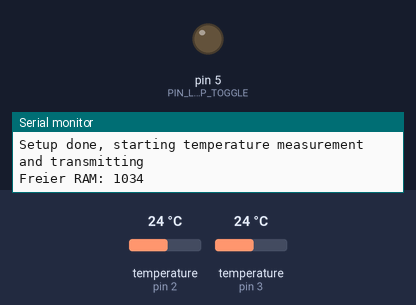
A sketch run on a simulated Arduino Uno, built for the host (arithmetic inside an expression is 32-bit, double 64-bit). Shown: output pins drawn as LEDs (lit = HIGH), the last lines printed to the serial monitor. Dashed ring = blinking. Inputs (shaded band) come from the test bench; at power-on: temperature (sensors on pin 2, pin 3) 24 °C. WiFi joins after 1.5 s; servers stay silent unless stated; uploads are accepted with an empty reply.

Above: at 9.1 s.
At 11.1 s:
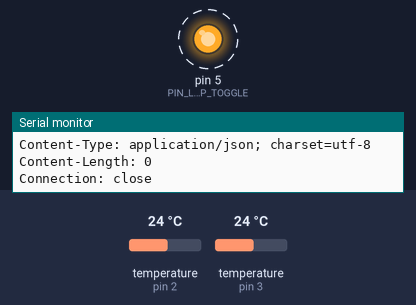
Timing chart, 0 to 12.3 s (numbered marks = the images above):
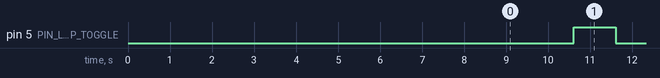

Measured:
- by itself, pin 5 (PIN_LED_LOOP_TOGGLE): alternates HIGH for 1.0 s and LOW for 1.0 s

The sketch:

hsm.ino
```cpp
/*
 * HSM - Heating System Monitoring
 * -------------------------------
 *
 * for Arduino Uno with DS18B20 temperature sensors
 *
 * Version 1.6
 * Author: Rainer Faller (www.rainer-faller.de)
 * Created: 17/MAY/2014
 * Last Update: 26/MAR/2026
 *
 * Supports Two 1-Wire Buses for temperature measurement
 * Supports water leak level alarm
 *
 * Time measurement is done by counting loops, which is not really accurate at all.
 *
 * Update V 1.4: Includes a water leak detection
 * Update V 1.5: Includes a second water leak detection
 * Update V 1.6: Use local PI, single transmits instead of bulk.
 */

// Includes
#include <OneWire.h>
#include <DallasTemperature.h>
#include <stdlib.h>
#include <Ethernet.h>
#include <avr/wdt.h>

// ************************
// Individual Parameters
// ************************
      byte      MAC_OF_ARDUINO_BOARD[] = { 0x90, 0xA2, 0xDA, 0x0E, 0xC8, 0x42 };
const IPAddress ARDUINO_CLIENT_IP (192,168,0,177);
const char      TARGET_SERVER[] = "192.168.0.46";

// ************************
// Board Setup (Pin#)
// ************************

#define ONE_WIRE_BUS_1      2
#define ONE_WIRE_BUS_2      3
#define PIN_LED_LOOP_TOGGLE 5

// sum of both 1-WireBuses
#define MAX_SENSORS         13

typedef struct
{
  byte address[8];
  int bus_no;
} SENSOR_ADDRESS;


// ************************
// Generic Parameters
// ************************
const int       ONE_SECOND = 1000;
const int       SERVER_RESPONSE_TIMEOUT_MS = 5000;
const byte      NO_SENSOR_CONNECTED[8] = {0,0,0,0,0,0,0,0};
const int       NUMBER_OF_LOOPS_UNTIL_NEXT_MEASUREMENT = 120;

// ************************
// Singletons
// ************************
OneWire oneWireBus1( ONE_WIRE_BUS_1 );
OneWire oneWireBus2( ONE_WIRE_BUS_2 );
DallasTemperature temperatureSensors1( &oneWireBus1 );
DallasTemperature temperatureSensors2( &oneWireBus2 );

// ************************
// Global variables
// ************************
SENSOR_ADDRESS connected_sensor_ids[MAX_SENSORS];
// stores temperature value * 100
int            measurement_values[MAX_SENSORS];
int            number_of_connected_sensors;
int            loop_counter_until_next_measurement;
char           tempAddr[40];
EthernetClient client;
// state of the connection last time through the main loop
boolean        lastConnected = false;
int            last_http_status = -1;
unsigned int   consecutive_send_failures = 0;
unsigned long  successful_send_count = 0;
unsigned long  failed_send_count = 0;
byte           last_reset_cause = 0;


char toHexChar(byte v)
{
  return (v < 10) ? ('0' + v) : ('A' + (v - 10));
}

int jsonPayloadLength()
{
  int len = 17 + 2; // {"measurements":[ + ]}

  for (int s = 0; s < number_of_connected_sensors; s++)
  {
    if (s != 0)
    {
      len += 1; // comma between measurement objects
    }

    char addrBuf[40];
    char tempBuf[12];
    sensorAddressToString(addrBuf, connected_sensor_ids[s].address);
    itoa(measurement_values[s], tempBuf, 10);
    len += 35; // {"sensorAddress":" + ","temperature": + }
    len += strlen(addrBuf);
    len += strlen(tempBuf);
  }
  return len;
}


extern unsigned int __heap_start;
extern void *__brkval;
int freeMemory() {
  int free_memory;
  if ((int)__brkval == 0) {
    free_memory = ((int)&free_memory) - ((int)&__heap_start);
  } else {
    free_memory = ((int)&free_memory) - ((int)__brkval);
  }
  return free_memory;
}

void setup()
{
  last_reset_cause = MCUSR;
  MCUSR = 0;

  // wait a second for arduino to startup
  delay(ONE_SECOND);

  Serial.begin(9600);
  Serial.println("HSM - System restart done");

  pinMode(PIN_LED_LOOP_TOGGLE, OUTPUT);

  delay(2*ONE_SECOND);

  // Initialize Network Connection
  initializeNetworkConnection();

  // Initialize dallas temperature library
  temperatureSensors1.begin();
  temperatureSensors2.begin();

  searchConnectedSensors();
  delay(2*ONE_SECOND);
  printConnectedSensors();

  loop_counter_until_next_measurement = NUMBER_OF_LOOPS_UNTIL_NEXT_MEASUREMENT;

  // Restart the MCU automatically if main loop gets stuck.
  wdt_enable(WDTO_8S);

  Serial.println();
  Serial.println("Setup done, starting temperature measurement and transmitting");
}

void loop()
{
  wdt_reset();

  int dhcpStatus = Ethernet.maintain();
  if (dhcpStatus == 1 || dhcpStatus == 3)
  {
    Serial.println("DHCP lease refresh failed, reinitializing network...");
    initializeNetworkConnection();
  }

  // if there's incoming data from the net connection.
  // send it out the serial port.  This is for debugging
  // purposes only:
  while (client.available())
  {
    char c = client.read();
    Serial.print(c);
  }

  // if there's no net connection, but there was one last time
  // through the loop, then stop the client:
  if (!client.connected() && lastConnected) {
    Serial.println();
    Serial.println("disconnecting.");
    client.stop();
  }

  // measure temperature
  if ( loop_counter_until_next_measurement >= NUMBER_OF_LOOPS_UNTIL_NEXT_MEASUREMENT )
  {
     Serial.print("Freier RAM: ");
     Serial.println(freeMemory());
     measureTemperature();
     sendToServer();
     loop_counter_until_next_measurement = 0;
  }

  // store the state of the connection for next time through the loop:
  lastConnected = client.connected();

  if ( digitalRead(PIN_LED_LOOP_TOGGLE) == HIGH )
  {
    digitalWrite(PIN_LED_LOOP_TOGGLE, LOW);
  }
  else
  {
    digitalWrite(PIN_LED_LOOP_TOGGLE, HIGH);
  }
  delay(ONE_SECOND);
  wdt_reset();

  loop_counter_until_next_measurement++;
}

void initializeNetworkConnection()
{
  // start the Ethernet connection:
  if (Ethernet.begin(MAC_OF_ARDUINO_BOARD) == 0)
  {
    Serial.println("Failed to configure Ethernet using DHCP. Trying static IP");
    // no point in carrying on, so do nothing forevermore:
    // try to congifure using IP address instead of DHCP:
    Ethernet.begin(MAC_OF_ARDUINO_BOARD, ARDUINO_CLIENT_IP);
  }
   // give the Ethernet shield a second to initialize:
  delay(ONE_SECOND);

  Serial.print("Connected with client IP address: ");
  Serial.println(Ethernet.localIP());
  Serial.println();
}

/**
 * adds all addresses of the connected sensors to the global list 'connected_sensor_ids'.
 * The number of sensors connected is stored in the global variable 'number_of_connected_sensors'
 */
void searchConnectedSensors()
{
  number_of_connected_sensors=0;
  searchConnectedSensorsOnBus(oneWireBus1, 1);
  searchConnectedSensorsOnBus(oneWireBus2, 2);
}

void searchConnectedSensorsOnBus(OneWire &oneWireBus, int busNo)
{
  byte current_addr[8];
  while(oneWireBus.search(current_addr))
  {
    if ( OneWire::crc8( current_addr, 7) != current_addr[7])
    {
      Serial.print("CRC of sensor with id ");
      Serial.print(sensorAddressToString(tempAddr, current_addr));
      Serial.println(" is not valid ");
    }
    else
    {
      if (number_of_connected_sensors >= MAX_SENSORS)
      {
        Serial.println("Too many sensors found. Ignoring additional devices.");
        break;
      }

      // add this device to list
      connected_sensor_ids[number_of_connected_sensors].bus_no = busNo;
      for ( int k=0; k<8; k++)
      {
        connected_sensor_ids[number_of_connected_sensors].address[k] = current_addr[k];
      }
      number_of_connected_sensors++;
    }
  }
  oneWireBus.reset_search();
}

/**
 * prints the global list of 'connected_sensor_ids'
 */
void printConnectedSensors()
{
  Serial.print(number_of_connected_sensors);
  Serial.println(" connected sensor(s) are:");
  for( byte s = 0; s < number_of_connected_sensors; s++)
  {
    Serial.print("S#");
    Serial.print(s+1);
    Serial.print(": ");
    Serial.print( sensorAddressToString(tempAddr, connected_sensor_ids[s].address));
    Serial.print(" on Bus#");
    Serial.print(connected_sensor_ids[s].bus_no);
    Serial.println();
  }
}

/**
 * Formats a sensors address in a human readable format
 */
char* sensorAddressToString(char* outstr, byte* address)
{
  byte pos = 0;
  for( byte i = 0; i < 8; i++)
  {
    outstr[pos++] = '0';
    outstr[pos++] = 'x';
    outstr[pos++] = toHexChar((address[i] >> 4) & 0x0F);
    outstr[pos++] = toHexChar(address[i] & 0x0F);

    if (i < 7)
    {
      outstr[pos++] = ',';
    }
  }
  outstr[pos] = '\0';
  return outstr;
}


/*
 * Measures the temperature of each sensor and sends it to the server
 */
void measureTemperature()
{
  temperatureSensors1.requestTemperatures();
  delay(ONE_SECOND);
  temperatureSensors2.requestTemperatures();

  for( byte s = 0; s < number_of_connected_sensors; s++)
  {
    wdt_reset();

    char * sensorAddr = sensorAddressToString(tempAddr, connected_sensor_ids[s].address);
    Serial.print("Sensor #");
    Serial.print(s+1);
    Serial.print(": ");
    Serial.print( sensorAddr);

    float temp_of_sensor = -100;
    if ( connected_sensor_ids[s].bus_no == 1 )
    {
      temp_of_sensor = temperatureSensors1.getTempC(connected_sensor_ids[s].address);
    }
    else
    {
      temp_of_sensor = temperatureSensors2.getTempC(connected_sensor_ids[s].address);
    }

    Serial.print(" -> ");
    Serial.println(temp_of_sensor);

    measurement_values[s] = temp_of_sensor * 100;
  }
}

void sendToServer()
{
 if (client.connected())
 {
  client.stop();
 }

 if (client.connect(TARGET_SERVER, 8001))
 {
  int responseStatus = -2;
  bool statusLineDone = false;
  char statusLine[40];
  byte statusLineIdx = 0;

  client.print("POST ");
  client.print("/api/measurements/batch");
  client.print(" HTTP/1.1\r\n");
  client.print("Host: ");
  client.print(TARGET_SERVER);
  client.print("\r\n");
  client.print("Authorization: Basic aHNtOmd6aDdyJWRzdmplX2FwaQ==\r\n");
  client.print("Content-Type: application/json\r\n");
  client.print("Connection: close\r\n");
  client.print("Content-Length: ");
  client.print(jsonPayloadLength());
  client.print("\r\n");

  client.print("\r\n");
  client.print("{\"measurements\":[");

  for ( int s = 0; s<number_of_connected_sensors; s++)
  {
    if ( s != 0 ) { client.print(","); }
    client.print("{\"sensorAddress\":\"");
    client.print(sensorAddressToString(tempAddr, connected_sensor_ids[s].address));
    client.print("\",\"temperature\":");
    client.print(measurement_values[s]);
    client.print("}");
  }
  client.print("]}");
  Serial.println("done.");

  unsigned long waitStart = millis();
  while ((millis() - waitStart) < SERVER_RESPONSE_TIMEOUT_MS)
  {
    wdt_reset();

    while (client.available())
    {
      char c = client.read();
      Serial.print(c);

      if (!statusLineDone)
      {
        if (c == '\r')
        {
          // ignore
        }
        else if (c == '\n')
        {
          statusLine[statusLineIdx] = '\0';
          if (strncmp(statusLine, "HTTP/1.", 7) == 0)
          {
            responseStatus = atoi(statusLine + 9);
          }
          statusLineDone = true;
        }
        else if (statusLineIdx < sizeof(statusLine) - 1)
        {
          statusLine[statusLineIdx++] = c;
        }
      }

      waitStart = millis();
    }

    if (!client.connected())
    {
      break;
    }

    delay(10);
  }

  client.stop();

  last_http_status = responseStatus;
  if (responseStatus >= 200 && responseStatus < 300)
  {
    successful_send_count++;
    consecutive_send_failures = 0;
  }
  else
  {
    failed_send_count++;
    consecutive_send_failures++;
  }
 }
 else
 {
  last_http_status = -3;
  failed_send_count++;
  consecutive_send_failures++;
  Serial.println("connection to server failed");
 }
}
```
